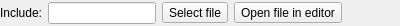
<?xml version="1.0" encoding="UTF-8"?>
<ui version="4.0">
 <class>IncludeFilterGUI</class>
 <widget class="QWidget" name="IncludeFilterGUI">
  <property name="geometry">
   <rect>
    <x>0</x>
    <y>0</y>
    <width>400</width>
    <height>26</height>
   </rect>
  </property>
  <property name="windowTitle">
   <string notr="true"/>
  </property>
  <layout class="QGridLayout" name="gridLayout" columnstretch="0,0,0,1,0,0">
   <property name="leftMargin">
    <number>0</number>
   </property>
   <property name="topMargin">
    <number>0</number>
   </property>
   <property name="rightMargin">
    <number>0</number>
   </property>
   <property name="bottomMargin">
    <number>0</number>
   </property>
   <item row="0" column="5">
    <spacer name="horizontalSpacer">
     <property name="orientation">
      <enum>Qt::Horizontal</enum>
     </property>
     <property name="sizeHint" stdset="0">
      <size>
       <width>1</width>
       <height>1</height>
      </size>
     </property>
    </spacer>
   </item>
   <item row="0" column="3">
    <widget class="QToolButton" name="openFileToolButton">
     <property name="text">
      <string>Open file in editor</string>
     </property>
     <property name="icon">
      <iconset resource="../Editor.qrc">
       <normaloff>:/icons/go-up.ico</normaloff>:/icons/go-up.ico</iconset>
     </property>
    </widget>
   </item>
   <item row="0" column="1">
    <widget class="ResizingLineEdit" name="pathLineEdit">
     <property name="sizePolicy">
      <sizepolicy hsizetype="Preferred" vsizetype="Fixed">
       <horstretch>0</horstretch>
       <verstretch>0</verstretch>
      </sizepolicy>
     </property>
    </widget>
   </item>
   <item row="0" column="2">
    <widget class="QToolButton" name="selectFileToolButton">
     <property name="text">
      <string>Select file</string>
     </property>
     <property name="icon">
      <iconset resource="../Editor.qrc">
       <normaloff>:/icons/document-open.ico</normaloff>:/icons/document-open.ico</iconset>
     </property>
    </widget>
   </item>
   <item row="0" column="0">
    <widget class="QLabel" name="includeLabel">
     <property name="text">
      <string>Include:</string>
     </property>
    </widget>
   </item>
   <item row="0" column="4">
    <widget class="QLabel" name="errorLabel">
     <property name="palette">
      <palette>
       <active>
        <colorrole role="WindowText">
         <brush brushstyle="SolidPattern">
          <color alpha="255">
           <red>255</red>
           <green>0</green>
           <blue>0</blue>
          </color>
         </brush>
        </colorrole>
       </active>
       <inactive>
        <colorrole role="WindowText">
         <brush brushstyle="SolidPattern">
          <color alpha="255">
           <red>255</red>
           <green>0</green>
           <blue>0</blue>
          </color>
         </brush>
        </colorrole>
       </inactive>
       <disabled>
        <colorrole role="WindowText">
         <brush brushstyle="SolidPattern">
          <color alpha="255">
           <red>120</red>
           <green>120</green>
           <blue>120</blue>
          </color>
         </brush>
        </colorrole>
       </disabled>
      </palette>
     </property>
     <property name="text">
      <string notr="true"/>
     </property>
    </widget>
   </item>
  </layout>
 </widget>
 <customwidgets>
  <customwidget>
   <class>ResizingLineEdit</class>
   <extends>QLineEdit</extends>
   <header>widgets/ResizingLineEdit.h</header>
  </customwidget>
 </customwidgets>
 <resources>
  <include location="../Editor.qrc"/>
 </resources>
 <connections/>
</ui>
